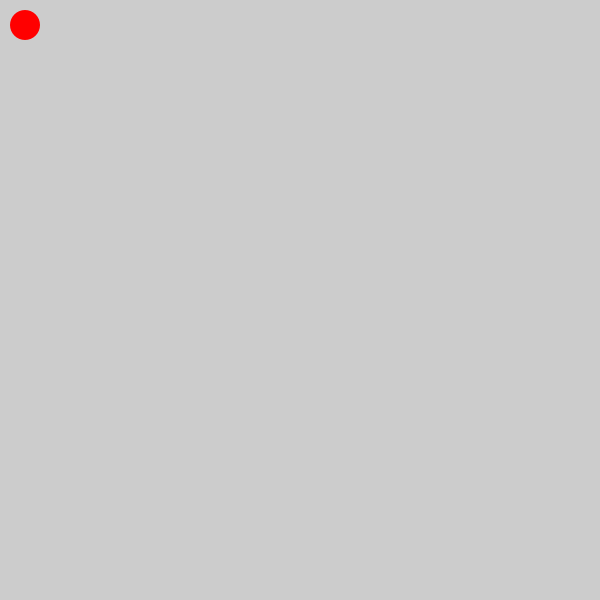
Frame 1 (no input)
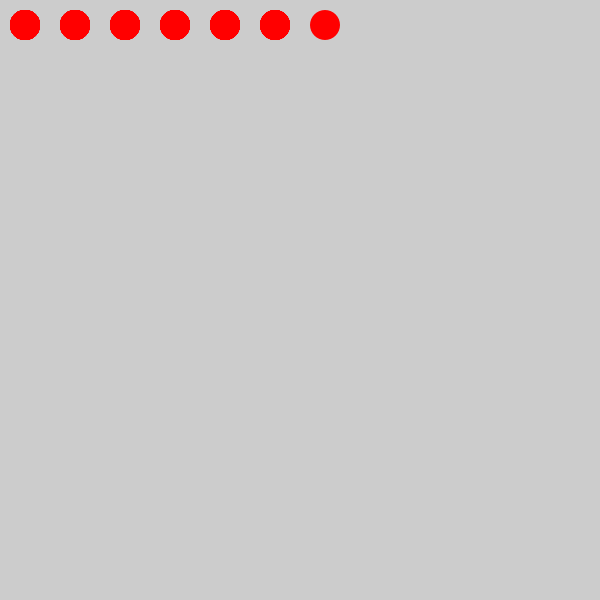
Frame 60 (the mouse pressed at the canvas centre just before this capture)
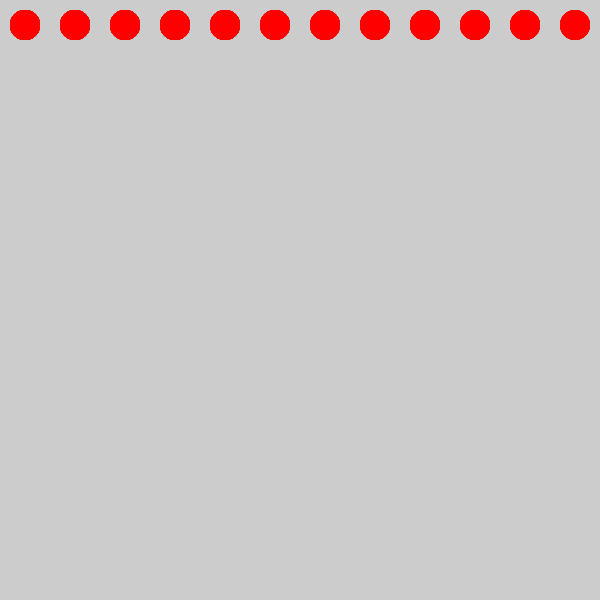
Frame 120 (the mouse held since frame 60 and released just before this capture)

The Processing sketch that drew these frames (run headless with seeded random() and noise(); from frame 60 on, the mouse is pressed at the canvas centre):

// Processing sketch: processing_112898
// ── processing_112898.pde

 int inc = 50;
int inc2 = 50;


void setup() {
  size(600, 600);
  smooth();
  noStroke();
}


void draw() {

  //background(25);

 
  if (frameCount % 10 == 0) {
    inc +=50;
  }
   for (int x = 25; x < inc; x+= 50) {
   if (x >= width) {
   inc2 += 50;
   inc = 50;
   }
   for (int y = 25; y < inc2; y+= 50) {
   fill(255, 0, 0);
   ellipse(x, y, 30, 30);
   }
   }

}
